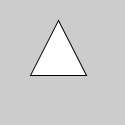
Frame 1 (no input)
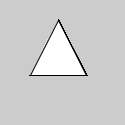
Frame 60 (the mouse pressed at the canvas centre just before this capture)
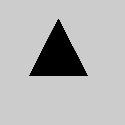
Frame 120 (the mouse held since frame 60 and released just before this capture)

The Processing sketch that drew these frames (run headless with seeded random() and noise(); from frame 60 on, the mouse is pressed at the canvas centre):

// Processing sketch: processing_148123
// ── processing_148123.pde

void setup() {
  size(125, 125);
}

void draw () {
  if (mousePressed == true) {
    fill(0);
  } else {
    fill (255);
  }
triangle(30, 75, 58, 20, 86, 75);
}
